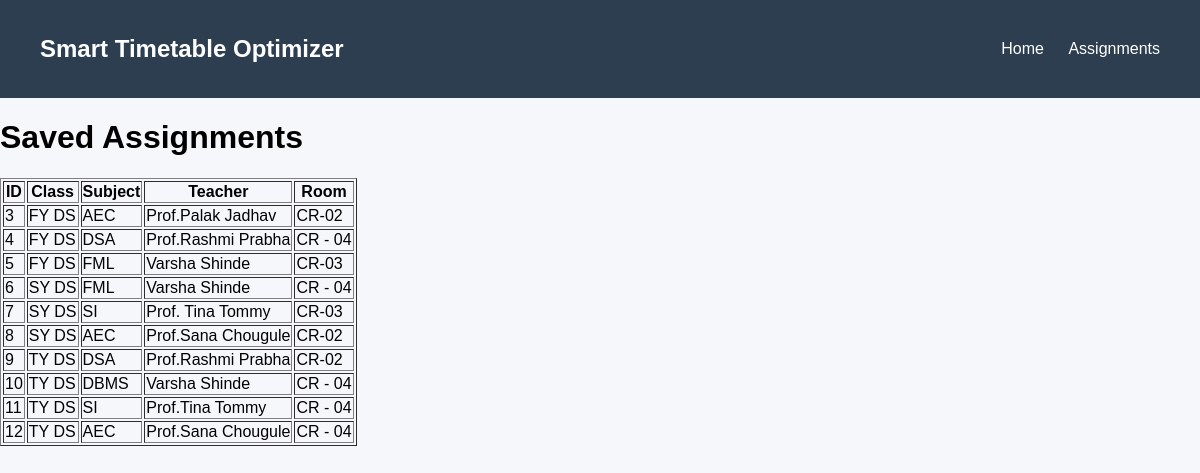
Screenshot of /view_assignments with the database file from the repository.
### tables this page shows
CREATE TABLE assignments(
        assignment_id INTEGER PRIMARY KEY AUTOINCREMENT,
        class_name TEXT NOT NULL,
        subject_name TEXT NOT NULL,
        teacher_name TEXT NOT NULL,
        room_name TEXT NOT NULL
    );

### app.py (the view)
@app.route("/view_assignments")
def view_assignments():
    conn = sqlite3.connect("database.db")
    cursor = conn.cursor()
    cursor.execute("SELECT * FROM assignments")
    assignments = cursor.fetchall()
    conn.close()
    return render_template("view_assignments.html", assignments=assignments)

### templates/view_assignments.html (shortened to what this page needs)
<!DOCTYPE html>
<html>
<head>
    <link rel="stylesheet" href="/static/style.css">
</head>
<body>
<nav>
    <h2>Smart Timetable Optimizer</h2>
    <div>
        <a href="/">Home</a>
        <a href="/assignment">Assignments</a>
    </div>
</nav>
<h1>Saved Assignments</h1>
<table border="1">
<tr>
    <th>ID</th>
    <th>Class</th>
    <th>Subject</th>
    <th>Teacher</th>
    <th>Room</th>
</tr>
{% for assignment in assignments %}
<tr>
    <td>{{ assignment[0] }}</td>
    <td>{{ assignment[1] }}</td>
    <td>{{ assignment[2] }}</td>
    <td>{{ assignment[3] }}</td>
    <td>{{ assignment[4] }}</td>
</tr>
{% endfor %}
</table>
</body>
</html>

### static/style.css (style rules this page uses)
body { font-family: Arial, sans-serif; margin: 0; background-color: #f5f7fa; }
nav { background-color: #2c3e50; color: white; padding: 15px 40px; display: flex; justify-content: space-between; align-items: center; }
nav a { color: white; text-decoration: none; margin-left: 20px; }

### rows the page displays
assignments: assignment_id "3", class_name "FY DS", subject_name "AEC", teacher_name "Prof.Palak Jadhav", room_name "CR-02"
assignments: assignment_id "4", class_name "FY DS", subject_name "DSA", teacher_name "Prof.Rashmi Prabha", room_name "CR - 04"
assignments: assignment_id "5", class_name "FY DS", subject_name "FML", teacher_name "Varsha Shinde", room_name "CR-03"
assignments: assignment_id "6", class_name "SY DS", subject_name "FML", teacher_name "Varsha Shinde", room_name "CR - 04"
assignments: assignment_id "7", class_name "SY DS", subject_name "SI", teacher_name "Prof. Tina Tommy", room_name "CR-03"
assignments: assignment_id "8", class_name "SY DS", subject_name "AEC", teacher_name "Prof.Sana Chougule", room_name "CR-02"
assignments: assignment_id "9", class_name "TY DS", subject_name "DSA", teacher_name "Prof.Rashmi Prabha", room_name "CR-02"
assignments: assignment_id "10", class_name "TY DS", subject_name "DBMS", teacher_name "Varsha Shinde", room_name "CR - 04"
assignments: assignment_id "11", class_name "TY DS", subject_name "SI", teacher_name "Prof.Tina Tommy", room_name "CR - 04"
assignments: assignment_id "12", class_name "TY DS", subject_name "AEC", teacher_name "Prof.Sana Chougule", room_name "CR - 04"
